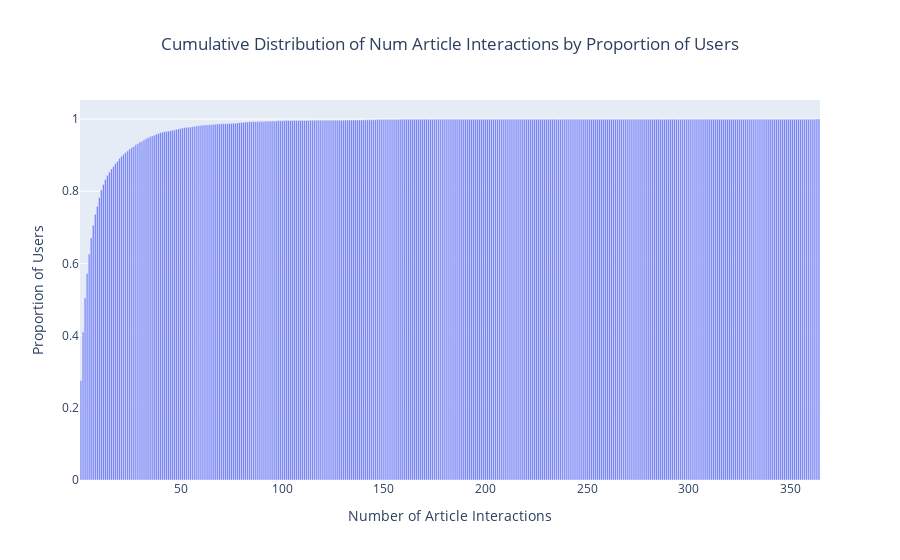

Write notebook code for a chart like this one.
### Code cell
cum_hist_data = go.Bar(x=filled.num_interactions, y=filled.cum_prop)
cum_hist_layout = go.Layout(
    title=dict(
        text='Cumulative Distribution of Num Article Interactions by Proportion of Users',
        x=0.5
        ),
    xaxis=dict(title="Number of Article Interactions"),
    yaxis=dict(title="Proportion of Users"),
    )
fig = go.Figure(data=[cum_hist_data], layout=cum_hist_layout)
py.iplot(fig)

### Figure 1 — Plotly figure (JSON) as saved in the notebook; plotly's stock layout.template omitted (floating-point values rounded to 4 significant figures; data arrays with more than 128 entries replaced by an {"elided": "..."} marker saying what was removed)
{"data": [{"type": "bar", "x": {"elided": "364 int values"}, "y": {"elided": "364 float values"}}], "layout": {"title": {"text": "Cumulative Distribution of Num Article Interactions by Proportion of Users", "x": 0.5}, "xaxis": {"title": {"text": "Number of Article Interactions"}}, "yaxis": {"title": {"text": "Proportion of Users"}}}}
